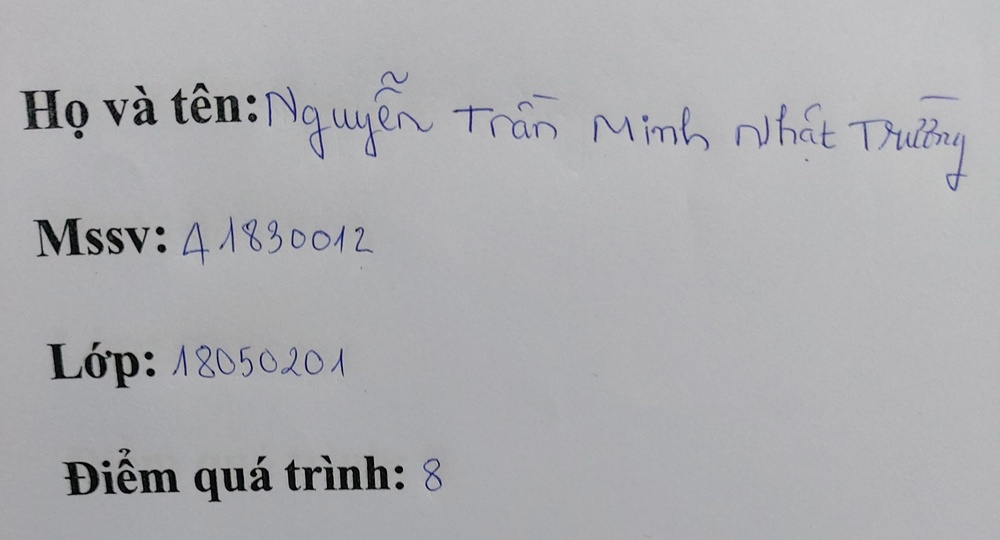
#> input picture Test_img/20230415_163743.jpg, 1000 x 540 px, shrunk from 3024 x 1632 before the run, found by its file name
$ jupyter execute --allow-errors Transformer_with_VietOCR.ipynb
#> lines starting #> are read from the running program, lines starting #| are printed output that depends on the picture
# Install VietOCR Library

# Inference

[cell 1]
import matplotlib.pyplot as plt
from PIL import Image

from vietocr.tool.predictor import Predictor
from vietocr.tool.config import Cfg

#> (a cell that did not finish here is left out)

Change weights to your weights or using default weights from our pretrained model. Path can be url or local file

#> (a cell that did not finish here is left out)

#> (a cell that did not finish here is left out)

#> (a cell that did not finish here is left out)

#> (a cell that did not finish here is left out)

# Dowload data

[cell 7]
img = '/content/Test_img/20230415_163743.jpg'
img = Image.open(img)
#> img is the input picture: PIL image 1000x540 RGB; mean R, G, B 172.7, 173, 176.1
plt.imshow(img)
#> (the rest of this cell did not finish here and is left out)

[cell 8]
from PIL import Image
import matplotlib.pyplot as plt

# Load image
img = Image.open('/content/Test_img/20230415_163750.jpg')
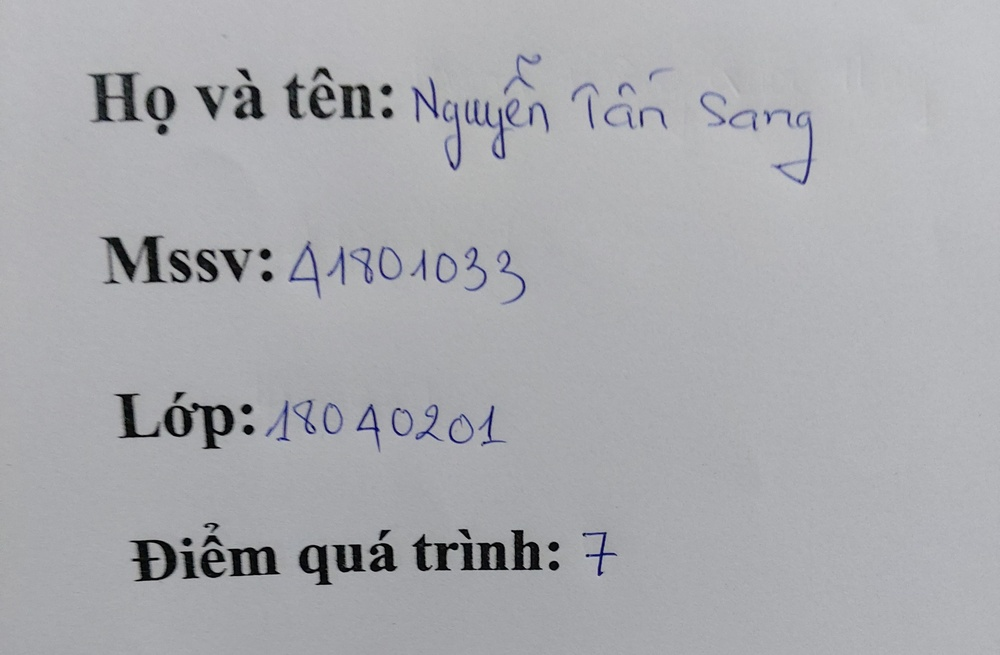
#> input picture Test_img/20230415_163750.jpg, 1000 x 655 px, shrunk from 3024 x 1980 before the run, found by its file name
#> img is the input picture: PIL image 1000x655 RGB; mean R, G, B 169.7, 170.5, 174.6

# Get image size
w, h = img.size
#> w = 1000; h = 655

# Cut image into four equal parts from top to bottom
part1 = img.crop((0, 0, w, h//4))
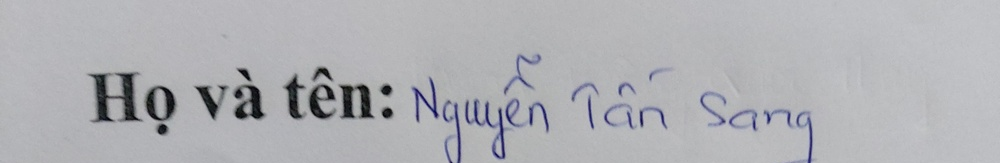
#> part1: PIL image 1000x163 RGB; mean R, G, B 175.9, 176.5, 180.6
part2 = img.crop((0, h//4, w, h//2))
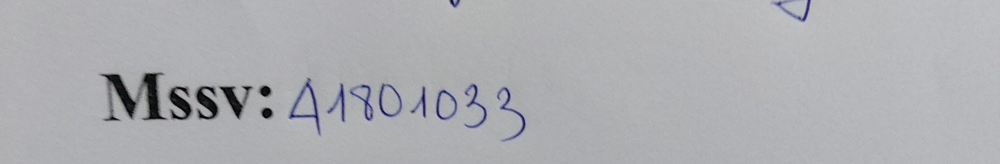
#> part2: PIL image 1000x164 RGB; mean R, G, B 173.4, 174.2, 178.1
part3 = img.crop((0, h//2, w, 3*h//4))
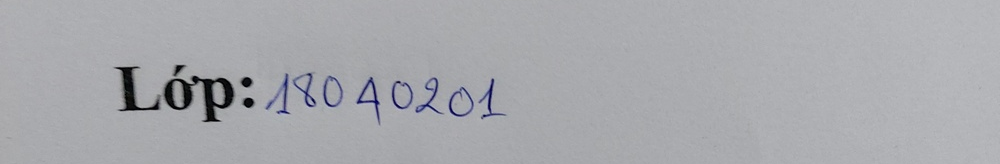
#> part3: PIL image 1000x164 RGB; mean R, G, B 168.2, 169.2, 173.6
part4 = img.crop((0, 3*h//4, w, h))
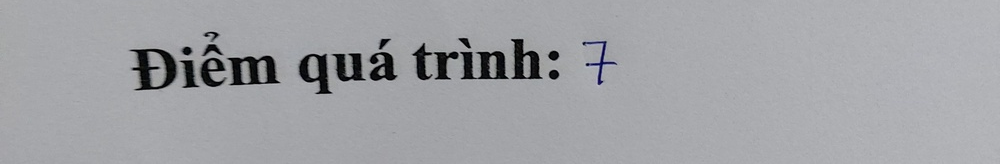
#> part4: PIL image 1000x164 RGB; mean R, G, B 161.2, 162.2, 166.1

# Show original image
plt.imshow(img)
plt.show()

# Show cropped images
texts = []
probs = []
#> (the rest of this cell did not finish here and is left out)
